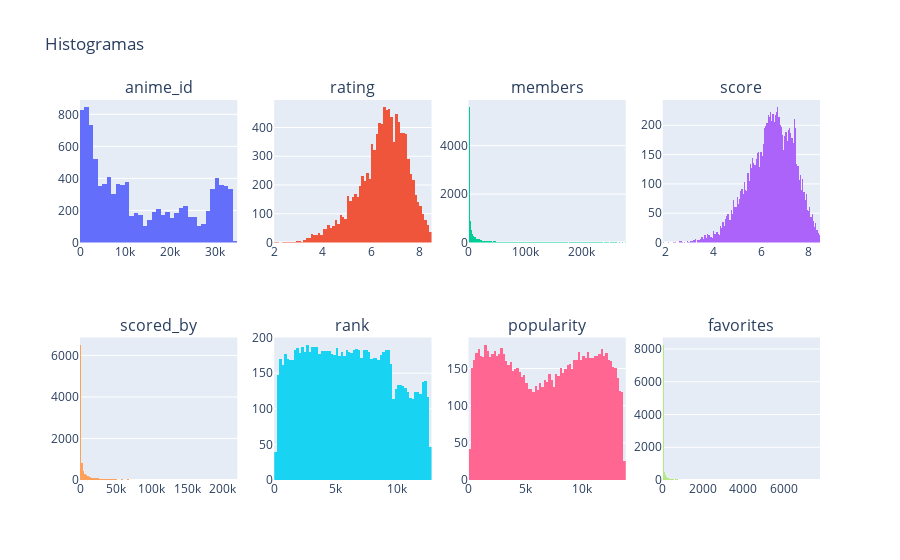

The code cell stored with this chart in its notebook:
### Code cell
hist_matrix(df, cont_vars)

### Figure 1 — Plotly figure (JSON) as saved in the notebook; plotly's stock layout.template omitted (floating-point values rounded to 4 significant figures; data arrays with more than 128 entries replaced by an {"elided": "..."} marker saying what was removed)
{"data": [{"name": "anime_id", "type": "histogram", "x": {"elided": "10302 int values"}, "xaxis": "x", "yaxis": "y"}, {"name": "rating", "type": "histogram", "x": {"elided": "10302 float values"}, "xaxis": "x2", "yaxis": "y2"}, {"name": "members", "type": "histogram", "x": {"elided": "10302 int values"}, "xaxis": "x3", "yaxis": "y3"}, {"name": "score", "type": "histogram", "x": {"elided": "10302 float values"}, "xaxis": "x4", "yaxis": "y4"}, {"name": "scored_by", "type": "histogram", "x": {"elided": "10302 int values"}, "xaxis": "x5", "yaxis": "y5"}, {"name": "rank", "type": "histogram", "x": {"elided": "10302 int values"}, "xaxis": "x6", "yaxis": "y6"}, {"name": "popularity", "type": "histogram", "x": {"elided": "10302 int values"}, "xaxis": "x7", "yaxis": "y7"}, {"name": "favorites", "type": "histogram", "x": {"elided": "10302 int values"}, "xaxis": "x8", "yaxis": "y8"}], "layout": {"annotations": [{"font": {"size": 16}, "showarrow": false, "text": "anime_id", "x": 0.1062, "xanchor": "center", "xref": "paper", "y": 1, "yanchor": "bottom", "yref": "paper"}, {"font": {"size": 16}, "showarrow": false, "text": "rating", "x": 0.3688, "xanchor": "center", "xref": "paper", "y": 1, "yanchor": "bottom", "yref": "paper"}, {"font": {"size": 16}, "showarrow": false, "text": "members", "x": 0.6313, "xanchor": "center", "xref": "paper", "y": 1, "yanchor": "bottom", "yref": "paper"}, {"font": {"size": 16}, "showarrow": false, "text": "score", "x": 0.8938, "xanchor": "center", "xref": "paper", "y": 1, "yanchor": "bottom", "yref": "paper"}, {"font": {"size": 16}, "showarrow": false, "text": "scored_by", "x": 0.1062, "xanchor": "center", "xref": "paper", "y": 0.375, "yanchor": "bottom", "yref": "paper"}, {"font": {"size": 16}, "showarrow": false, "text": "rank", "x": 0.3688, "xanchor": "center", "xref": "paper", "y": 0.375, "yanchor": "bottom", "yref": "paper"}, {"font": {"size": 16}, "showarrow": false, "text": "popularity", "x": 0.6313, "xanchor": "center", "xref": "paper", "y": 0.375, "yanchor": "bottom", "yref": "paper"}, {"font": {"size": 16}, "showarrow": false, "text": "favorites", "x": 0.8938, "xanchor": "center", "xref": "paper", "y": 0.375, "yanchor": "bottom", "yref": "paper"}], "showlegend": false, "title": {"text": "Histogramas"}, "xaxis": {"anchor": "y", "domain": [0, 0.2125]}, "xaxis2": {"anchor": "y2", "domain": [0.2625, 0.475]}, "xaxis3": {"anchor": "y3", "domain": [0.525, 0.7375]}, "xaxis4": {"anchor": "y4", "domain": [0.7875, 1]}, "xaxis5": {"anchor": "y5", "domain": [0, 0.2125]}, "xaxis6": {"anchor": "y6", "domain": [0.2625, 0.475]}, "xaxis7": {"anchor": "y7", "domain": [0.525, 0.7375]}, "xaxis8": {"anchor": "y8", "domain": [0.7875, 1]}, "yaxis": {"anchor": "x", "domain": [0.625, 1]}, "yaxis2": {"anchor": "x2", "domain": [0.625, 1]}, "yaxis3": {"anchor": "x3", "domain": [0.625, 1]}, "yaxis4": {"anchor": "x4", "domain": [0.625, 1]}, "yaxis5": {"anchor": "x5", "domain": [0, 0.375]}, "yaxis6": {"anchor": "x6", "domain": [0, 0.375]}, "yaxis7": {"anchor": "x7", "domain": [0, 0.375]}, "yaxis8": {"anchor": "x8", "domain": [0, 0.375]}}}
